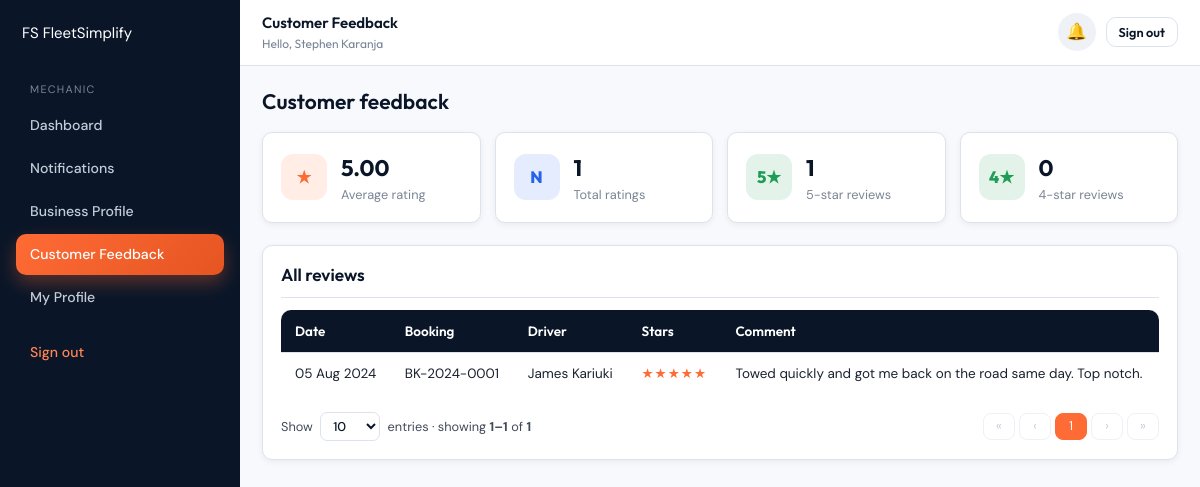
The app's page /mechanic/feedback.php (signed in), older data.
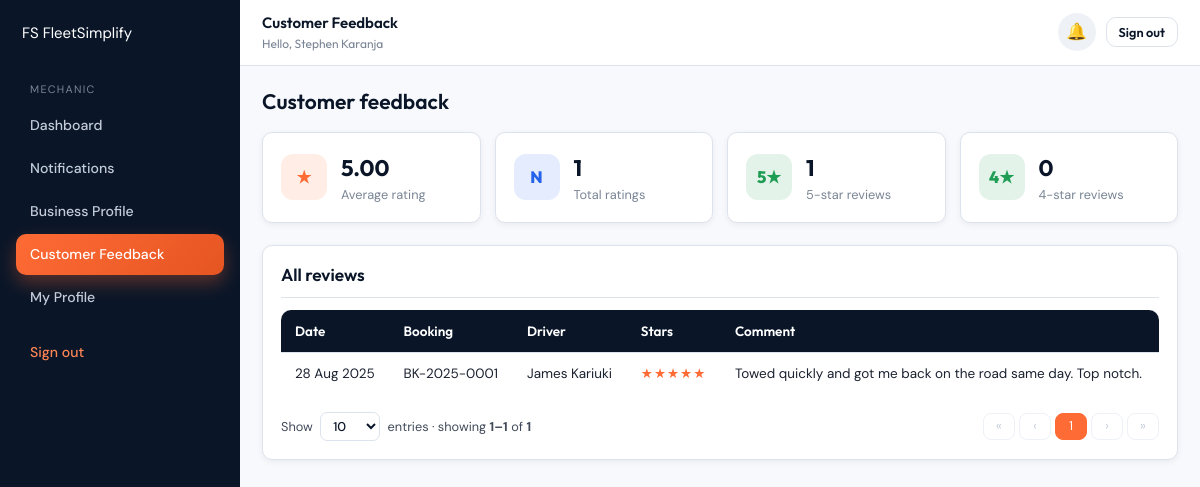
The same page, newer data.
### tables this page shows
CREATE TABLE ratings (
  id          INT UNSIGNED NOT NULL AUTO_INCREMENT,
  booking_id  INT UNSIGNED NOT NULL,
  user_id     INT UNSIGNED NOT NULL,
  mechanic_id INT UNSIGNED NOT NULL,
  rating      TINYINT UNSIGNED NOT NULL,
  comment     TEXT NULL,
  created_at  TIMESTAMP NOT NULL DEFAULT CURRENT_TIMESTAMP,
  PRIMARY KEY (id),
  UNIQUE KEY uq_ratings_booking (booking_id),
  KEY idx_ratings_mechanic (mechanic_id),
  CONSTRAINT fk_ratings_booking  FOREIGN KEY (booking_id)  REFERENCES bookings(id)  ON DELETE CASCADE,
  CONSTRAINT fk_ratings_user     FOREIGN KEY (user_id)     REFERENCES users(id)     ON DELETE CASCADE,
  CONSTRAINT fk_ratings_mechanic FOREIGN KEY (mechanic_id) REFERENCES mechanics(id) ON DELETE CASCADE,
  CONSTRAINT chk_ratings_range CHECK (rating BETWEEN 1 AND 5)
);

CREATE TABLE bookings (
  id                  INT UNSIGNED NOT NULL AUTO_INCREMENT,
  booking_number      VARCHAR(20)  NOT NULL,
  user_id             INT UNSIGNED NOT NULL,
  mechanic_id         INT UNSIGNED NULL,
  vehicle_plate       VARCHAR(20)  NOT NULL,
  vehicle_type        VARCHAR(40)  NOT NULL,
  breakdown_cause     VARCHAR(60)  NOT NULL,
  breakdown_location  VARCHAR(60)  NOT NULL,
  severity            VARCHAR(20)  NOT NULL DEFAULT 'Minor',
  status              ENUM('new','in_progress','completed','rejected') NOT NULL DEFAULT 'new',
  repair_method       VARCHAR(60)  NULL,
  downtime_reason     VARCHAR(60)  NULL,
  spare_parts_used    VARCHAR(255) NULL,
  repair_time_minutes INT UNSIGNED NULL,
  amount              DECIMAL(10,2) NOT NULL DEFAULT 0,
  driver_lat          DECIMAL(10,7) NULL,
  driver_lng          DECIMAL(10,7) NULL,
  created_at          TIMESTAMP    NOT NULL DEFAULT CURRENT_TIMESTAMP,
  updated_at          TIMESTAMP    NOT NULL DEFAULT CURRENT_TIMESTAMP ON UPDATE CURRENT_TIMESTAMP,
  PRIMARY KEY (id),
  UNIQUE KEY uq_bookings_number (booking_number),
  KEY idx_bookings_user (user_id),
  KEY idx_bookings_mechanic (mechanic_id),
  KEY idx_bookings_status (status),
  KEY idx_bookings_created (created_at),
  CONSTRAINT fk_bookings_user FOREIGN KEY (user_id) REFERENCES users(id) ON DELETE CASCADE,
  CONSTRAINT fk_bookings_mechanic FOREIGN KEY (mechanic_id) REFERENCES mechanics(id) ON DELETE SET NULL
);

CREATE TABLE users (
  id          INT UNSIGNED NOT NULL AUTO_INCREMENT,
  name        VARCHAR(120) NOT NULL,
  email       VARCHAR(190) NOT NULL,
  password    VARCHAR(255) NOT NULL,
  mobile      VARCHAR(10)  NOT NULL,
  created_at  TIMESTAMP    NOT NULL DEFAULT CURRENT_TIMESTAMP,
  PRIMARY KEY (id),
  UNIQUE KEY uq_users_email (email)
);

### config/init.php (called while the page is built, shortened)
<?php
function e(?string $s): string {
    return htmlspecialchars((string)$s, ENT_QUOTES | ENT_SUBSTITUTE, 'UTF-8');
}

### mechanic/feedback.php (the view, shortened to what this page needs)
<?php
require_once __DIR__ . '/../config/init.php';
$u = current_user();
$pdo = db();
$st = $pdo->prepare('SELECT status FROM mechanics WHERE id = :id');
$st->execute([':id' => $u['uid']]);
$status = $st->fetchColumn();
$cnt = $pdo->prepare('SELECT COUNT(*) FROM ratings WHERE mechanic_id = :m');
$cnt->execute([':m' => $u['uid']]);
$total = (int)$cnt->fetchColumn();
$pg = paginate($total);
$st = $pdo->prepare("
    SELECT r.rating, r.comment, r.created_at, b.booking_number, u.name AS user_name
    FROM ratings r
    JOIN bookings b ON b.id = r.booking_id
    JOIN users u ON u.id = r.user_id
    WHERE r.mechanic_id = :m
    ORDER BY r.created_at DESC
    LIMIT :lim OFFSET :off
");
$st->bindValue(':m',   $u['uid'],     PDO::PARAM_INT);
$st->bindValue(':lim', $pg['per'],    PDO::PARAM_INT);
$st->bindValue(':off', $pg['offset'], PDO::PARAM_INT);
$st->execute();
$ratings = $st->fetchAll();
$st = $pdo->prepare('SELECT ROUND(AVG(rating),2) FROM ratings WHERE mechanic_id = :m');
$st->execute([':m' => $u['uid']]);
$avg = $st->fetchColumn();
$dist = [1=>0,2=>0,3=>0,4=>0,5=>0];
$st = $pdo->prepare('SELECT rating, COUNT(*) AS c FROM ratings WHERE mechanic_id = :m GROUP BY rating');
$st->execute([':m' => $u['uid']]);
foreach ($st as $r) $dist[(int)$r['rating']] = (int)$r['c'];
include __DIR__ . '/../partials/header.php';
?>
<div class="app">
    <?php include __DIR__ . '/../partials/sidebar-mechanic.php'; ?>
    <main class="main">
        <?php $show_bell = ($status === 'approved'); include __DIR__ . '/../partials/topbar.php'; ?>
        <div class="content">
            <div class="page-h"><h2 style="margin:0">Customer feedback</h2></div>
            <div class="stats">
                <div class="stat-card"><div class="stat-icon">★</div><div><div class="stat-val"><?= e($avg ?: '—') ?></div><div class="stat-label">Average rating</div></div></div>
                <div class="stat-card s2"><div class="stat-icon">N</div><div><div class="stat-val"><?= $total ?></div><div class="stat-label">Total ratings</div></div></div>
                <?php for ($i = 5; $i >= 4; $i--): ?>
                <div class="stat-card s3"><div class="stat-icon"><?= $i ?>★</div><div><div class="stat-val"><?= $dist[$i] ?></div><div class="stat-label"><?= $i ?>-star reviews</div></div></div>
                <?php endfor; ?>
            </div>
            <div class="card">
                <h3 class="card-h">All reviews</h3>
                <?php if (!$ratings): ?>
                    <p class="text-muted">No ratings yet.</p>
                <?php else: ?>
                    <div class="table-wrap"><table class="table">
                        <thead><tr><th>Date</th><th>Booking</th><th>Driver</th><th>Stars</th><th>Comment</th></tr></thead>
                        <tbody>
                        <?php foreach ($ratings as $r): ?>
                            <tr>
                                <td><?= e(date('d M Y', strtotime($r['created_at']))) ?></td>
                                <td><?= e($r['booking_number']) ?></td>
                                <td><?= e($r['user_name']) ?></td>
                                <td><span class="stars-ro"><?= str_repeat('★', (int)$r['rating']) . '<span class="off">' . str_repeat('★', 5 - (int)$r['rating']) . '</span>' ?></span></td>
                                <td><?= e($r['comment']) ?></td>
                            </tr>
                        <?php endforeach; ?>
                        </tbody>
                    </table></div>
                    <?php $base_qs = []; include __DIR__ . '/../partials/pager.php'; ?>
                <?php endif; ?>
            </div>
        </div>
    </main>
</div>
<?php include __DIR__ . '/../partials/footer.php'; ?>

Row changes from the older to the newer data that the page shows:
changed ratings "Towed quickly and got me back on the road same day. Top notch.": created_at "05 Aug 2024" → "28 Aug 2025"; booking.booking_number "BK-2024-0001" → "BK-2025-0001"
